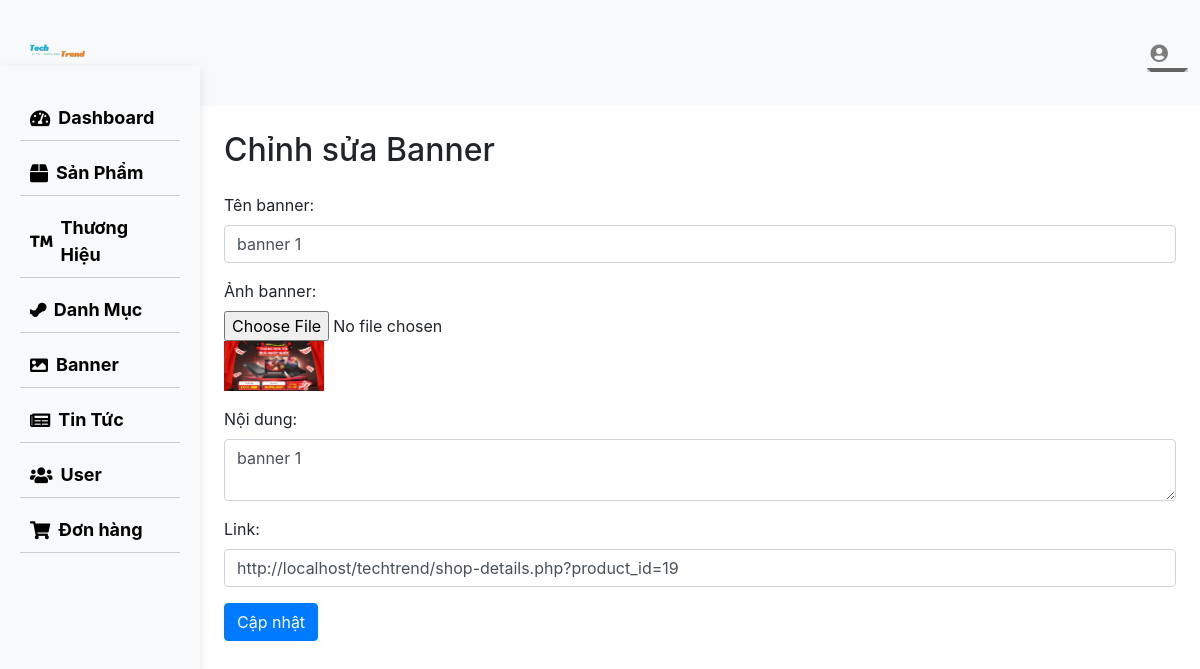
Page /techtrend/admin/banner/edit.php?banner_id=8 on the committed database.
### tables this page shows
CREATE TABLE `banners` (
  `banner_id` int(11) NOT NULL,
  `banner_name` varchar(255) NOT NULL,
  `banner_image` varchar(255) DEFAULT NULL,
  `content` text DEFAULT NULL,
  `link` varchar(255) DEFAULT NULL
);

### techtrend/admin/banner/edit.php (the view, shortened to what this page needs)
<?php
include_once '../dbconnect.php';
if (isset($_GET['banner_id'])) {
    $bannerId = $_GET['banner_id'];
    $query = "SELECT * FROM banners WHERE banner_id = $bannerId";
    $result = mysqli_query($conn, $query);
    if ($result && mysqli_num_rows($result) > 0) {
        $row = mysqli_fetch_assoc($result);
    } else {
        echo "Không tìm thấy banner";
        exit();
    }
} else {
    echo "Không có banner để hiển thị";
    exit();
}
?>
<!DOCTYPE html>
<html lang="en">
<head>
    <link rel="stylesheet" href="https://maxcdn.bootstrapcdn.com/bootstrap/4.0.0/css/bootstrap.min.css">
    <link rel="stylesheet" href="https://cdnjs.cloudflare.com/ajax/libs/font-awesome/5.15.2/css/all.min.css">
    <link rel="stylesheet" href="../assets/css/style.css">
</head>
<body>
    <?php
    include_once '../header.php';
    ?>
    <?php
    include_once '../sidebar.php';
    ?>
    <div class="container-fluid">
        <div class="row">
            <main role="main" class="col-md-9 ml-sm-auto col-lg-10 px-4">
                <h2 class="my-4">Chỉnh sửa Banner</h2>
                <form action="edit.php?banner_id=<?php echo $bannerId; ?>" method="post" enctype="multipart/form-data">
                    <div class="form-group">
                        <label for="banner_name">Tên banner:</label>
                        <input type="text" class="form-control" id="banner_name" name="banner_name" value="<?php echo $row['banner_name']; ?>" required>
                    </div>
                    <div class="form-group">
                        <label for="banner_image">Ảnh banner:</label>
                        <input type="file" class="form-control-file" id="banner_image" name="banner_image" accept="image/*">
                        <img src="<?php echo $row['banner_image']; ?>" alt="Ảnh banner" width="100">
                    </div>
                    <div class="form-group">
                        <label for="content">Nội dung:</label>
                        <textarea class="form-control" id="content" name="content"><?php echo $row['content']; ?></textarea>
                    </div>
                    <div class="form-group">
                        <label for="link">Link:</label>
                        <input type="text" class="form-control" id="link" name="link" value="<?php echo $row['link']; ?>">
                    </div>
                    <button type="submit" class="btn btn-primary">Cập nhật</button>
                </form>
            </main>
        </div>
    </div>
</body>
</html>

### rows in the picture
banners: banner_name "banner 1", banner_image (picture), content "banner 1", link "http://localhost/techtrend/shop-details.php?product_id=19"
